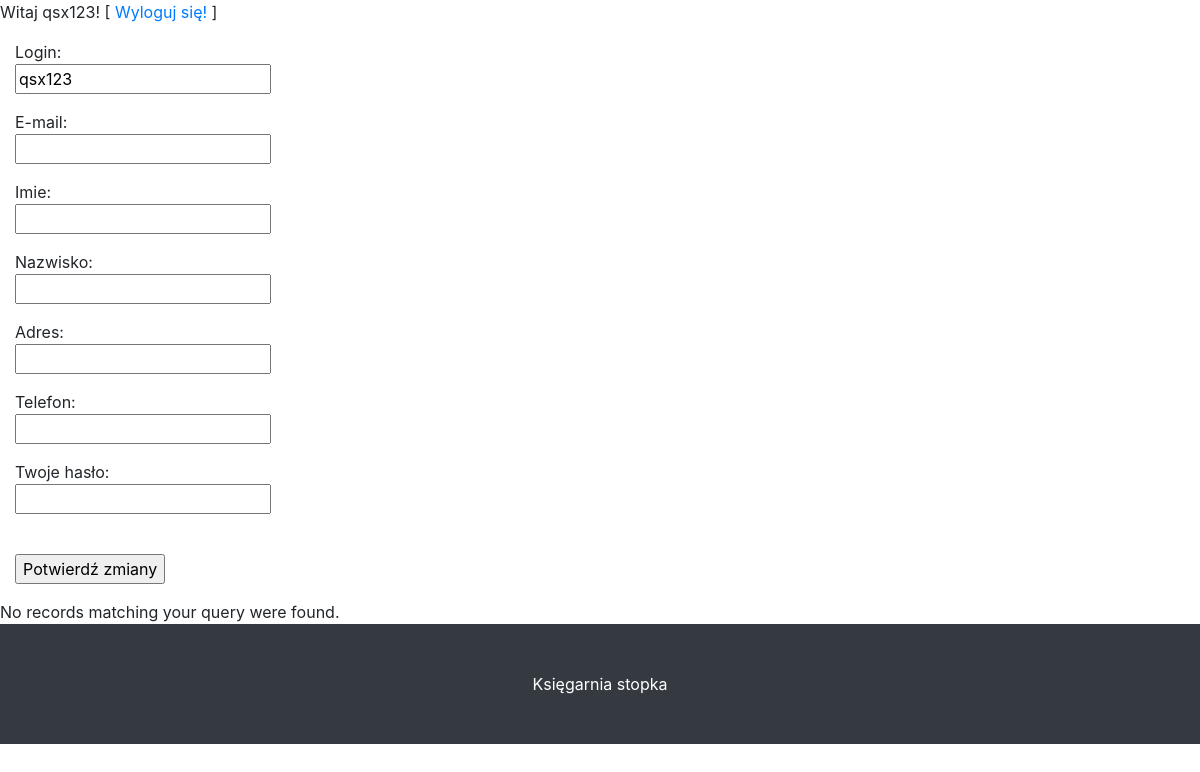
The app's page /pages/acc.php (signed in), older data.
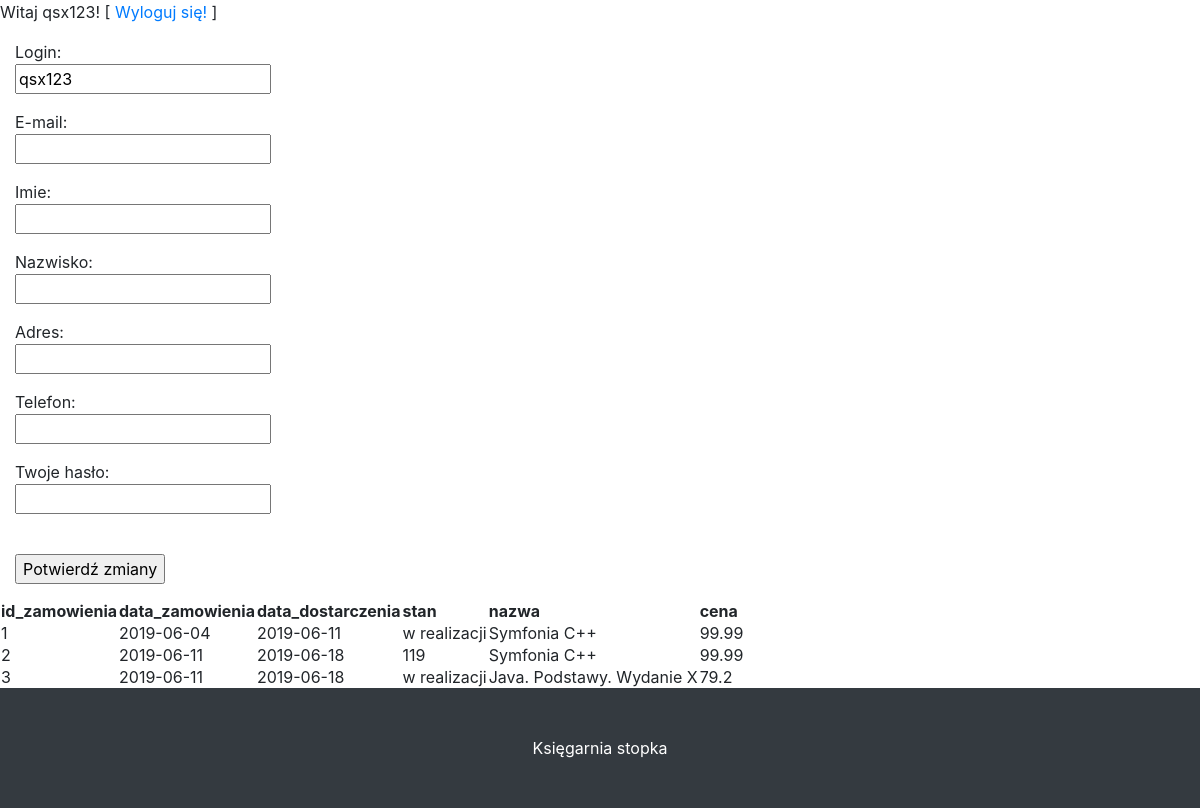
The same page, newer data.
### tables this page shows
CREATE TABLE `zamowienia` (
  `id_zamowienia` int(11) NOT NULL,
  `id_klienta` int(11) NOT NULL,
  `id_ksiazki` int(11) NOT NULL,
  `data_zamowienia` date NOT NULL,
  `data_dostarczenia` date NOT NULL,
  `stan` text NOT NULL
);

CREATE TABLE `ksiazki` (
  `id_ksiazki` int(11) NOT NULL,
  `nazwa` text NOT NULL,
  `autor` text NOT NULL,
  `strony` int(11) NOT NULL,
  `cena` double NOT NULL,
  `opis` text NOT NULL,
  `stan` int(11) NOT NULL,
  `okladka` text NOT NULL
);

### pages/acc.php (the view, shortened to what this page needs)
<?php
	if(empty($username_err) && empty($password_err)){
        $sql = "SELECT zamowienia.id_zamowienia, zamowienia.data_zamowienia, zamowienia.data_dostarczenia, zamowienia.stan, ksiazki.nazwa, ksiazki.cena FROM zamowienia, ksiazki WHERE id_klienta = 16 AND ksiazki.id_ksiazki = zamowienia.id_ksiazki;";
		if (isset($_SESSION["username"])) {
		 echo "<p>Witaj ".$_SESSION['username'].'! [ <a href="logout.php">Wyloguj się!</a> ]</p>';
		}
		else
		{
			 echo "".'! [ <a href="register.php">Zarejestruj!</a> ]';
			  echo "".'! [ <a href="login.php">Zaloguj!</a> ]</p>';
		}
		 ?>
		 <html>
    <link href="https://getbootstrap.com/docs/4.3/dist/css/bootstrap.min.css" rel="stylesheet">
		 <head>
		 </head>
		 <body>
  <div class="col-lg-9">
<form method="post">
	<div class="form-group">
		Login: <br /> <input type="text" value="<?php
			if (isset($_SESSION['username']))
			{
				echo $_SESSION['username'];
			}
		?>" name="nick" /><br />
		</div>
		<div class="form-group">
		E-mail: <br /> <input type="text" value="<?php
			if (isset($_SESSION['email']))
			{
				echo $_SESSION['email'];
			}
		?>" name="email" /><br />
		</div>
		<div class="form-group">
		Imie: <br /> <input type="text" value="<?php
			if (isset($_SESSION['Imie']))
			{
				echo $_SESSION['Imie'];
			}
		?>" name="imie" /><br />
		</div>
		<div class="form-group">
		Nazwisko: <br /> <input type="text" value="<?php
			if (isset($_SESSION['Nazwisko']))
			{
				echo $_SESSION['Nazwisko'];
			}
		?>" name="nazwisko" /><br />
		</div>
		<div class="form-group">
				Adres: <br /> <input type="text" value="<?php
			if (isset($_SESSION['Adres']))
			{
				echo $_SESSION['Adres'];
			}
		?>" name="adres" /><br />
		</div>
		<div class="form-group">
				Telefon: <br /> <input type="text" value="<?php
			if (isset($_SESSION['Telefon']))
			{
				echo $_SESSION['Telefon'];
			}
		?>" name="telefon" /><br />
		</div>
		<div class="form-group">
		Twoje hasło: <br /> <input type="password"  value="<?php
			if (isset($_SESSION['fr_haslo1']))
			{
				echo $_SESSION['fr_haslo1'];
				unset($_SESSION['fr_haslo1']);
			}
		?>" name="haslo1" /><br />
		</div>
			<br />
		<input type="submit" value="Potwierdź zmiany" />
	</form>
</div>
		<?php
$link = mysqli_connect("localhost", "root", "", "bookshop");
if($result = mysqli_query($link, $sql)){
    if(mysqli_num_rows($result) > 0){
        echo "<table>";
            echo "<tr>";
                echo "<th>id_zamowienia</th>";
                echo "<th>data_zamowienia</th>";
				echo "<th>data_dostarczenia</th>";
				echo "<th>stan</th>";
				echo "<th>nazwa</th>";
				echo "<th>cena</th>";
            echo "</tr>";
        while($row = mysqli_fetch_array($result)){
            echo "<tr>";
                echo "<td>" . $row['id_zamowienia'] . "</td>";
				echo "<td>" . $row['data_zamowienia'] . "</td>";
                echo "<td>" . $row['data_dostarczenia'] . "</td>";
				echo "<td>" . $row['stan'] . "</td>";
				echo "<td>" . $row['nazwa'] . "</td>";
				echo "<td>" . $row['cena'] . "</td>";
            echo "</tr>";
        }
        echo "</table>";
    } else{
        echo "No records matching your query were found.";
    }
} else{
    echo "ERROR: Could not able to execute $sql. " . mysqli_error($link);
}
?>
		<footer class="py-5 bg-dark">
    <div class="container">
        <p class="m-0 text-center text-white">Księgarnia stopka</p>
    </div>
</footer>
</body>
</html>
<?php } else { ?>
    <div class="card mt-4">
        <h1>Nie ma takiej książki w systemie :(</h1>
    </div>
<?php } ?>

Row changes from the older to the newer data that the page shows:
added zamowienia: id_zamowienia "1", data_zamowienia "2019-06-04", data_dostarczenia "2019-06-11", stan "w realizacji", id_ksiazki.nazwa "Symfonia C++", id_ksiazki.cena "99.99"
added zamowienia: id_zamowienia "2", data_zamowienia "2019-06-11", data_dostarczenia "2019-06-18", stan "119", id_ksiazki.nazwa "Symfonia C++", id_ksiazki.cena "99.99"
added zamowienia: id_zamowienia "3", data_zamowienia "2019-06-11", data_dostarczenia "2019-06-18", stan "w realizacji", id_ksiazki.nazwa "Java. Podstawy. Wydanie X", id_ksiazki.cena "79.2"
Text that changed along with them:
text no longer shown: "No records matching your query were found."
text now shown: "id_zamowienia data_zamowienia data_dostarczenia stan nazwa cena"
